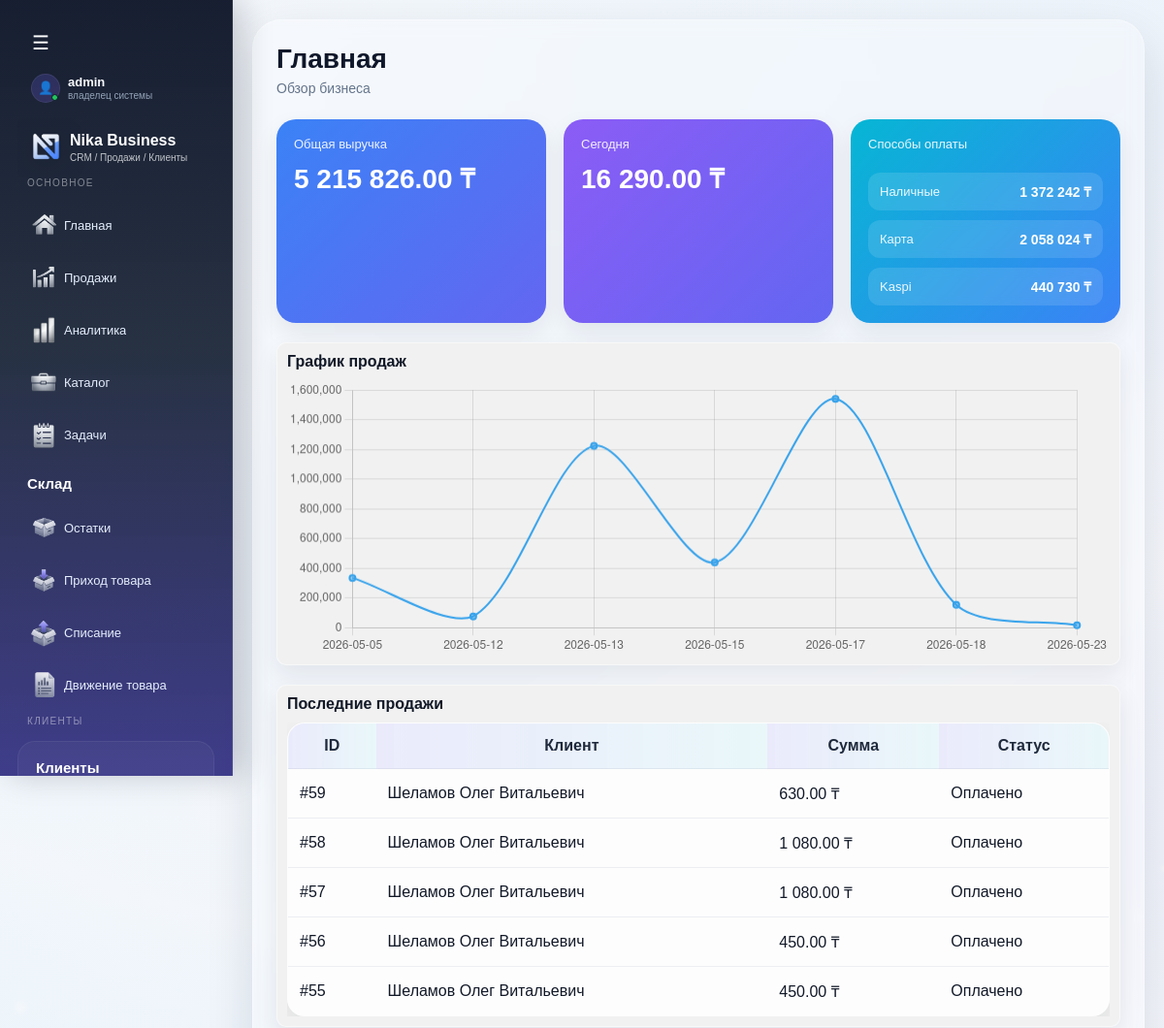
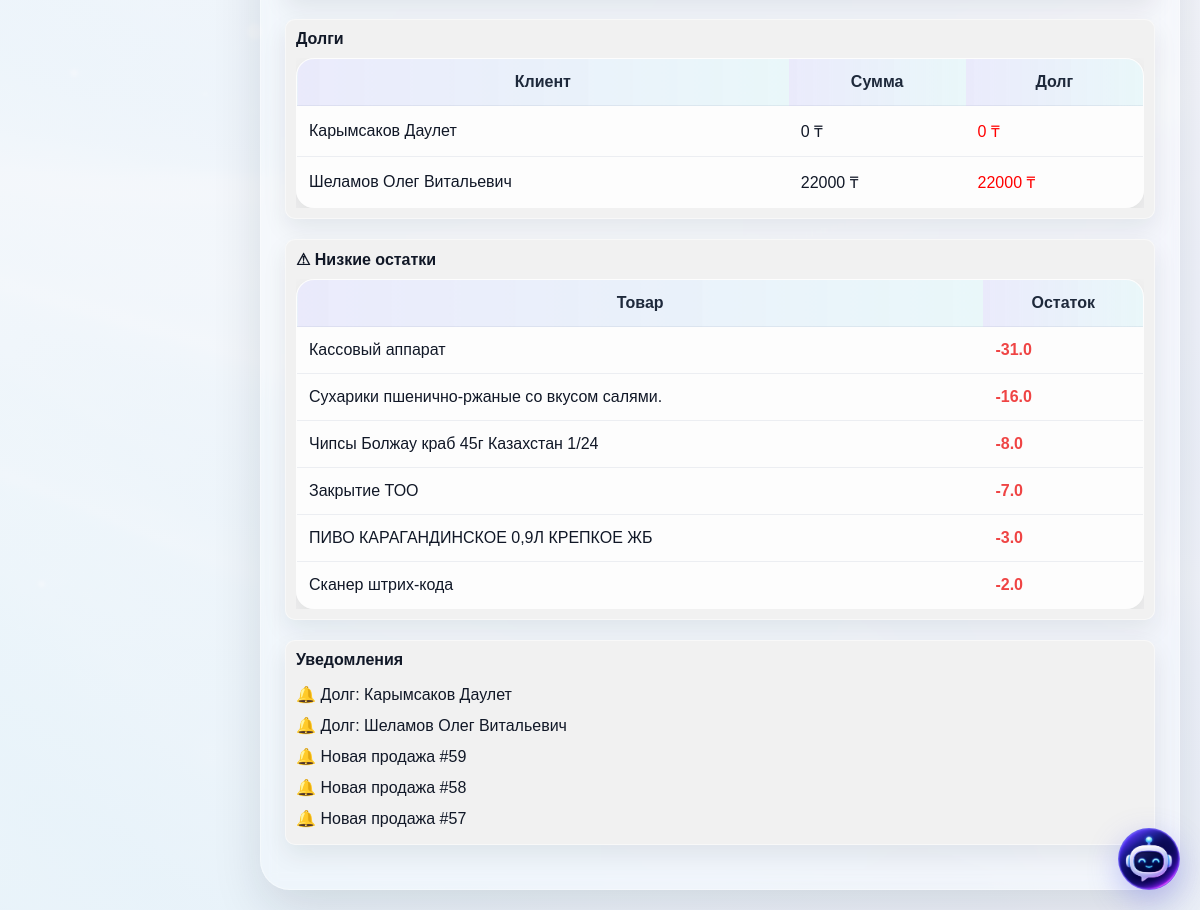
The app's page /dashboard (signed in) with its own data (2 pictures, top to bottom).
### tables this page shows
CREATE TABLE sales (
        id INTEGER PRIMARY KEY AUTOINCREMENT,
        client_id INTEGER,
        total_amount INTEGER,
        paid_amount INTEGER,
        status TEXT,
        created_at TEXT
    , company_id INTEGER, paid_at TEXT, sale_type TEXT, cash_amount INTEGER DEFAULT 0, card_amount INTEGER DEFAULT 0, kaspi_amount INTEGER DEFAULT 0, is_processed INTEGER DEFAULT 0);

CREATE TABLE clients (
        id INTEGER PRIMARY KEY,
        is_deleted INTEGER DEFAULT 0,
        full_name TEXT,
        phone TEXT,
        status TEXT,
        category TEXT,
        payment TEXT,
        comment TEXT,
        address TEXT,
        created_at TEXT,
        iin TEXT,
        company_name TEXT,
        photo TEXT,
        comment_photos TEXT
    , company_id INTEGER, contract_number TEXT, contract_date TEXT);

CREATE TABLE items (
        id INTEGER PRIMARY KEY AUTOINCREMENT,
        name TEXT,
        price INTEGER,
        category TEXT,
        type TEXT
    , description TEXT, retail_price INTEGER, wholesale_price INTEGER, discount_percent INTEGER, purchase_price INTEGER, barcode TEXT, company_id INTEGER, unit TEXT, markup_percent REAL DEFAULT 0, quantity REAL DEFAULT 0, gtin TEXT, ntin TEXT, is_marked INTEGER DEFAULT 0);

### routes/dashboard.py (the view)
@dashboard_bp.route("/dashboard")
def dashboard():
    conn = get_db()
    conn.row_factory = sqlite3.Row
    company_id = session.get("company_id")
    total = conn.execute("""
        SELECT SUM(total_amount) as total
        FROM sales
        WHERE company_id = ?
    """, (company_id,)).fetchone()["total"] or 0
    today_str = datetime.now().strftime("%Y-%m-%d")
    today = conn.execute("""
        SELECT SUM(total_amount) as total
        FROM sales
        WHERE DATE(created_at) = ?
        AND company_id = ?
    """, (today_str, company_id)).fetchone()["total"] or 0
    payments = conn.execute("""
        SELECT
            SUM(cash_amount) as cash,
            SUM(card_amount) as card,
            SUM(kaspi_amount) as kaspi
        FROM sales
        WHERE company_id = ?
    """, (company_id,)).fetchone()
    sales = conn.execute("""
        SELECT sales.*, clients.full_name
        FROM sales
        LEFT JOIN clients ON sales.client_id = clients.id
        WHERE sales.company_id = ?
        ORDER BY sales.id DESC
        LIMIT 5
    """, (company_id,)).fetchall()
    chart_data = conn.execute("""
        SELECT DATE(created_at) as date, SUM(total_amount) as total
        FROM sales
        WHERE company_id = ?
        GROUP BY DATE(created_at)
        ORDER BY date DESC
        LIMIT 7
    """, (company_id,)).fetchall()
    chart_labels = []
    chart_values = []
    for row in reversed(chart_data):
        chart_labels.append(row["date"])
        chart_values.append(row["total"] or 0)
    debts = conn.execute("""
        SELECT clients.full_name, sales.total_amount, sales.paid_amount
        FROM sales
        JOIN clients ON sales.client_id = clients.id
        WHERE sales.company_id = ?
        AND sales.status != 'Оплачено'
        ORDER BY sales.id DESC
        LIMIT 5
    """, (company_id,)).fetchall()
    notifications = []
    for d in debts:
        notifications.append(f"Долг: {d['full_name']}")
    recent = conn.execute("""
        SELECT id FROM sales
        WHERE company_id = ?
        ORDER BY id DESC
        LIMIT 3
    """, (company_id,)).fetchall()
    for r in recent:
        notifications.append(f"Новая продажа #{r['id']}")
    low_stock = conn.execute("""

    SELECT
        items.name,

        COALESCE(
            SUM(
                CASE
                    WHEN stock_movements.movement_type='income'
                    THEN stock_movements.quantity

                    WHEN stock_movements.movement_type='sale'
                    THEN -stock_movements.quantity

                    WHEN stock_movements.movement_type='writeoff'
                    THEN -stock_movements.quantity
                END
            ),
            0
        ) as stock

    FROM items

    LEFT JOIN stock_movements
    ON items.id = stock_movements.item_id

    WHERE items.company_id = ?

    GROUP BY items.id

    HAVING stock <= 5

    ORDER BY stock ASC

    """, (
        session.get("company_id"),
    )).fetchall()
    conn.close()
    return render_template(
        "dashboard.html",
        total=total,
        today=today,
        payments=payments,
        sales=sales,
        chart_labels=chart_labels,
        chart_values=chart_values,
        debts=debts,
        low_stock=low_stock,
        notifications=notifications
    )

### app.py (called while the page is built, shortened)
@app.before_request
def check_company_access():
    if session.get("is_super_admin") or session.get("is_creator"):
        return

### models.py (called while the page is built)
def get_db():
    conn = sqlite3.connect(DATABASE, timeout=5)
    conn.row_factory = sqlite3.Row
    return conn

### templates/dashboard.html (shortened to what this page needs)
{% extends "base.html" %}
{% block content %}
<div class="page-header">
    <div>
        <h1 class="page-title">Главная</h1>
        <div class="page-note">Обзор бизнеса</div>
    </div>
</div>
<div class="stats-grid">
    <div class="stat-card blue">
        <div class="stat-label">Общая выручка</div>
        <div class="stat-value">
            {{ "{:,.2f}".format(total).replace(",", " ") }} ₸
        </div>
    </div>
    <div class="stat-card purple">
        <div class="stat-label">Сегодня</div>
        <div class="stat-value">
            {{ "{:,.2f}".format(today).replace(",", " ") }} ₸
        </div>
    </div>
	<div class="stat-card cyan payments-card">
		<div class="stat-label">
			Способы оплаты
		</div>
		<div class="payment-list">
			<div class="payment-item">
				<div class="payment-name">
					Наличные
				</div>
				<div class="payment-value">
					{{ "{:,.0f}".format(payments.cash or 0).replace(",", " ") }} ₸
				</div>
			</div>
			<div class="payment-item">
				<div class="payment-name">
					Карта
				</div>
				<div class="payment-value">
					{{ "{:,.0f}".format(payments.card or 0).replace(",", " ") }} ₸
				</div>
			</div>
			<div class="payment-item">
				<div class="payment-name">
					Kaspi
				</div>
				<div class="payment-value">
					{{ "{:,.0f}".format(payments.kaspi or 0).replace(",", " ") }} ₸
				</div>
			</div>
		</div>
	</div>
</div>
<div class="card">
    <div class="title">График продаж</div>
    <canvas id="salesChart" height="100"></canvas>
</div>
<div class="card">
    <div class="title">Последние продажи</div>
    <div class="table-wrapper">
	    <table>
            <thead>
                <tr>
                    <th>ID</th>
                    <th>Клиент</th>
					<th>Сумма</th>
					<th>Статус</th>
				</tr>
			</thead>
			<tbody>
				{% for s in sales %}
				<tr>
					<td>#{{ s.id }}</td>
					<td>{{ s.full_name or "—" }}</td>
					<td>
						{{ "{:,.2f}".format(s.total_amount).replace(",", " ") }} ₸
					</td>
					<td>
						<span class="{{ 'status-ok' if s.status == 'Оплачено' else 'status-bad' }}">
							{{ s.status }}
						</span>
					</td>
				</tr>
				{% endfor %}
			</tbody>
		</table>
	</div>
</div>
<div class="card">
    <div class="title">Долги</div>
    <div class="table-wrapper">
		<table>
			<thead>
				<tr>
					<th>Клиент</th>
					<th>Сумма</th>
					<th>Долг</th>
				</tr>
			</thead>
			<tbody>
				{% for d in debts %}
				<tr>
					<td>{{ d.full_name }}</td>
					<td>{{ d.total_amount }} ₸</td>
					<td style="color:red;">
						{{ d.total_amount - d.paid_amount }} ₸
					</td>
				</tr>
				{% endfor %}
			</tbody>
		</table>
	</div>
</div>
<div class="card">
    <div class="title">
        ⚠ Низкие остатки
    </div>
    <div class="table-wrapper">
		<table>
			<thead>
				<tr>
					<th>Товар</th>
					<th>Остаток</th>
				</tr>
			</thead>
			<tbody>
			{% for item in low_stock %}
				<tr>
					<td>
						{{ item.name }}
					</td>
					<td style="color:#ef4444;font-weight:bold;">
						{{ item.stock }}
					</td>
				</tr>
			{% endfor %}
			</tbody>
		</table>
	</div>
</div>
<div class="card">
    <div class="title">Уведомления</div>
    {% for n in notifications %}
        <div style="padding:6px 0;">
            🔔 {{ n }}
        </div>
    {% endfor %}
</div>
<script>
const ctx = document.getElementById('salesChart');
new Chart(ctx, {
    type: 'line',
    data: {
        labels: {{ chart_labels | tojson }},
        datasets: [{
            label: 'Продажи',
            data: {{ chart_values | tojson }},
            borderWidth: 2,
            tension: 0.3
        }]
    },
    options: {
        plugins: {
            legend: { display: false }
        }
    }
});
</script>
{% endblock %}

### templates/base.html (style rules this page uses)
:root { --bg-main: #f4f7fb; --bg-soft: rgba(255, 255, 255, 0.72); --bg-card: rgba(255, 255, 255, 0.82); --line: rgba(255, 255, 255, 0.35); --sidebar-1: #0f172a; --sidebar-2: #1e293b; --sidebar-3: #312e81; --accent-1: #6366f1; --accent-2: #8b5cf6; --accent-3: #06b6d4; --text-main: #111827; --text-soft: #64748b; --text-light: #e5eefc; --success: #16a34a; --danger: #ef4444; --warning: #f59e0b; --shadow-main: 0 20px 50px rgba(15, 23, 42, 0.12); --shadow-soft: 0 10px 25px rgba(15, 23, 42, 0.08); --radius-xl: 24px; --radius-lg: 18px; --radius-md: 14px; }
* { box-sizing: border-box; }
body { margin: 0; font-family: Arial, sans-serif; color: var(--text-main); background: linear-gradient(rgba(244,247,251,0.9), rgba(244,247,251,0.92)), url("/static/img/crm-bg.jpg") center center / cover no-repeat fixed; min-height: 100vh; }
.page-header { display: flex; justify-content: space-between; align-items: center; gap: 18px; margin-bottom: 24px; flex-wrap: wrap; }
.page-title { margin: 0; font-size: 28px; font-weight: 800; color: #0f172a; }
.page-note { margin-top: 6px; color: var(--text-soft); font-size: 14px; }
.glass-box, .card, table, .sheet, .finance-block { background: var(--bg-card); backdrop-filter: blur(14px); -webkit-backdrop-filter: blur(14px); border: 1px solid rgba(255,255,255,0.45); box-shadow: var(--shadow-soft); }
.card { padding: 20px; border-radius: var(--radius-lg); margin-bottom: 20px; position: relative; overflow: hidden; }
.card > * { position: relative; z-index: 1; }
table { width: 100%; border-collapse: collapse; border-radius: var(--radius-lg); overflow: hidden; }
th, td { padding: 14px 12px; border-bottom: 1px solid rgba(148, 163, 184, 0.16); }
th { background: linear-gradient(90deg, rgba(99,102,241,0.12), rgba(6,182,212,0.08)); color: #1e293b; font-weight: 700; }
.stats-grid { display: grid; grid-template-columns: repeat(3, minmax(220px, 1fr)); gap: 18px; margin-bottom: 20px; }
.stat-card { padding: 18px; border-radius: 20px; color: white; box-shadow: var(--shadow-soft); }
.stat-card.blue { background: linear-gradient(135deg, #3b82f6, #6366f1); }
.stat-card.purple { background: linear-gradient(135deg, #8b5cf6, #6366f1); }
.stat-card.cyan { background: linear-gradient(135deg, #06b6d4, #3b82f6); }
.stat-label { font-size: 13px; opacity: 0.9; margin-bottom: 8px; }
.stat-value { font-size: 28px; font-weight: 800; }
body { margin: 0; overflow-x: hidden; overflow-y: auto; }
.title { font-weight: bold; margin-bottom: 10px; }
.card { padding: 10px; border-radius: 10px; background: #f1f1f1; }
.payments-card { display:flex; flex-direction:column; justify-content:space-between; }
.payment-list { margin-top:14px; display:flex; flex-direction:column; gap:10px; }
.payment-item { display:flex; justify-content:space-between; align-items:center; padding:10px 12px; border-radius:12px; background:rgba(255,255,255,0.12); backdrop-filter:blur(4px); }
.payment-name { font-size:13px; opacity:0.9; }
.payment-value { font-weight:700; font-size:14px; }
.table-wrapper { width: 100%; overflow-x: auto; }
table { width: 100%; min-width: 700px; }

### records on screen
sales: id "59", full_name "Шеламов Олег Витальевич", total_amount "630.00", status "Оплачено"
sales: id "58", full_name "Шеламов Олег Витальевич", total_amount "1 080.00", status "Оплачено"
sales: id "57", full_name "Шеламов Олег Витальевич", total_amount "1 080.00", status "Оплачено"
sales: id "56", full_name "Шеламов Олег Витальевич", total_amount "450.00", status "Оплачено"
sales: id "55", full_name "Шеламов Олег Витальевич", total_amount "450.00", status "Оплачено"
sales: full_name "Карымсаков Даулет", total_amount "0", d.total_amount-d.paid_amount "0"
sales: full_name "Шеламов Олег Витальевич", total_amount "22000", d.total_amount-d.paid_amount "22000"
items: name "Кассовый аппарат", stock "-31.0"
items: name "Сухарики пшенично-ржаные со вкусом салями.", stock "-16.0"
items: name "Чипсы Болжау краб 45г Казахстан 1/24", stock "-8.0"
items: name "Закрытие ТОО", stock "-7.0"
items: name "ПИВО КАРАГАНДИНСКОЕ 0,9Л КРЕПКОЕ ЖБ", stock "-3.0"
items: name "Сканер штрих-кода", stock "-2.0"

### other values on screen
{{ session.get("username") }} "admin"
{{ "{:,.2f}".format(total).replace(",", " ") }} "5 215 826.00"
{{ "{:,.2f}".format(today).replace(",", " ") }} "16 290.00"
{{ "{:,.0f}".format(payments.cash or 0).replace(",", " ") }} "1 372 242"
{{ "{:,.0f}".format(payments.card or 0).replace(",", " ") }} "2 058 024"
{{ "{:,.0f}".format(payments.kaspi or 0).replace(",", " ") }} "440 730"
{{ n }} "Долг: Карымсаков Даулет" "Долг: Шеламов Олег Витальевич" "Новая продажа #59" "Новая продажа #58" "Новая продажа #57"
chart data {{ chart_labels | tojson }} ["2026-05-05", "2026-05-12", "2026-05-13", "2026-05-15", "2026-05-17", "2026-05-18", "2026-05-23"]
chart data {{ chart_values | tojson }} [335400, 76400, 1223736, 440000, 1540000, 154000, 16290]
